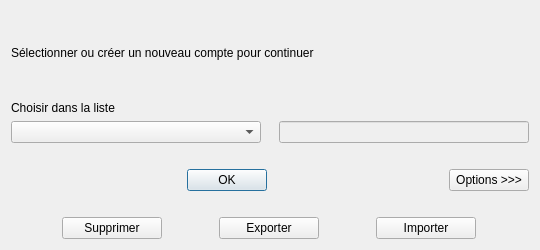
<?xml version="1.0" encoding="UTF-8"?>
<ui version="4.0">
 <class>UserWindow</class>
 <widget class="QDialog" name="UserWindow">
  <property name="windowModality">
   <enum>Qt::ApplicationModal</enum>
  </property>
  <property name="geometry">
   <rect>
    <x>0</x>
    <y>0</y>
    <width>540</width>
    <height>250</height>
   </rect>
  </property>
  <property name="sizePolicy">
   <sizepolicy hsizetype="Fixed" vsizetype="Fixed">
    <horstretch>0</horstretch>
    <verstretch>0</verstretch>
   </sizepolicy>
  </property>
  <property name="minimumSize">
   <size>
    <width>540</width>
    <height>180</height>
   </size>
  </property>
  <property name="maximumSize">
   <size>
    <width>540</width>
    <height>250</height>
   </size>
  </property>
  <property name="windowTitle">
   <string>Sélectionner un compte</string>
  </property>
  <property name="windowIcon">
   <iconset resource="resUsr.qrc">
    <normaloff>:/icons/img/1.ico</normaloff>:/icons/img/1.ico</iconset>
  </property>
  <layout class="QVBoxLayout" name="verticalLayout">
   <item>
    <widget class="QLabel" name="labelSelect">
     <property name="text">
      <string>Sélectionner ou créer un nouveau compte pour continuer</string>
     </property>
    </widget>
   </item>
   <item>
    <layout class="QHBoxLayout" name="horizontalLayout_4">
     <item>
      <widget class="QLabel" name="label">
       <property name="sizePolicy">
        <sizepolicy hsizetype="Expanding" vsizetype="Fixed">
         <horstretch>0</horstretch>
         <verstretch>0</verstretch>
        </sizepolicy>
       </property>
       <property name="text">
        <string>Choisir dans la liste</string>
       </property>
      </widget>
     </item>
    </layout>
   </item>
   <item>
    <layout class="QHBoxLayout" name="horizontalLayout">
     <item>
      <widget class="QComboBox" name="comboBoxAccount">
       <property name="sizePolicy">
        <sizepolicy hsizetype="Fixed" vsizetype="Fixed">
         <horstretch>0</horstretch>
         <verstretch>0</verstretch>
        </sizepolicy>
       </property>
       <property name="minimumSize">
        <size>
         <width>250</width>
         <height>0</height>
        </size>
       </property>
      </widget>
     </item>
     <item>
      <spacer name="horizontalSpacer_2">
       <property name="orientation">
        <enum>Qt::Horizontal</enum>
       </property>
       <property name="sizeType">
        <enum>QSizePolicy::Expanding</enum>
       </property>
       <property name="sizeHint" stdset="0">
        <size>
         <width>20</width>
         <height>20</height>
        </size>
       </property>
      </spacer>
     </item>
     <item>
      <widget class="QLineEdit" name="lineEditNewName">
       <property name="enabled">
        <bool>false</bool>
       </property>
       <property name="sizePolicy">
        <sizepolicy hsizetype="Fixed" vsizetype="Fixed">
         <horstretch>0</horstretch>
         <verstretch>0</verstretch>
        </sizepolicy>
       </property>
       <property name="minimumSize">
        <size>
         <width>250</width>
         <height>0</height>
        </size>
       </property>
      </widget>
     </item>
    </layout>
   </item>
   <item>
    <layout class="QHBoxLayout" name="horizontalLayout_3">
     <item>
      <spacer name="horizontalSpacer">
       <property name="orientation">
        <enum>Qt::Horizontal</enum>
       </property>
       <property name="sizeHint" stdset="0">
        <size>
         <width>40</width>
         <height>20</height>
        </size>
       </property>
      </spacer>
     </item>
    </layout>
   </item>
   <item>
    <layout class="QHBoxLayout" name="horizontalLayout_2">
     <item>
      <spacer name="horizontalSpacer_3">
       <property name="orientation">
        <enum>Qt::Horizontal</enum>
       </property>
       <property name="sizeHint" stdset="0">
        <size>
         <width>40</width>
         <height>20</height>
        </size>
       </property>
      </spacer>
     </item>
     <item>
      <widget class="QPushButton" name="pushButtonOK">
       <property name="maximumSize">
        <size>
         <width>100</width>
         <height>16777215</height>
        </size>
       </property>
       <property name="text">
        <string>OK</string>
       </property>
      </widget>
     </item>
     <item>
      <spacer name="horizontalSpacer_4">
       <property name="orientation">
        <enum>Qt::Horizontal</enum>
       </property>
       <property name="sizeHint" stdset="0">
        <size>
         <width>40</width>
         <height>20</height>
        </size>
       </property>
      </spacer>
     </item>
     <item>
      <widget class="QPushButton" name="pushButtonOption">
       <property name="maximumSize">
        <size>
         <width>120</width>
         <height>16777215</height>
        </size>
       </property>
       <property name="text">
        <string>Options &gt;&gt;&gt;</string>
       </property>
      </widget>
     </item>
    </layout>
   </item>
   <item>
    <spacer name="verticalSpacer">
     <property name="orientation">
      <enum>Qt::Vertical</enum>
     </property>
     <property name="sizeType">
      <enum>QSizePolicy::Minimum</enum>
     </property>
     <property name="sizeHint" stdset="0">
      <size>
       <width>20</width>
       <height>20</height>
      </size>
     </property>
    </spacer>
   </item>
   <item>
    <layout class="QHBoxLayout" name="horizontalLayout_5">
     <item>
      <widget class="QPushButton" name="pushButtonDelete">
       <property name="sizePolicy">
        <sizepolicy hsizetype="Minimum" vsizetype="Fixed">
         <horstretch>0</horstretch>
         <verstretch>0</verstretch>
        </sizepolicy>
       </property>
       <property name="maximumSize">
        <size>
         <width>100</width>
         <height>16777215</height>
        </size>
       </property>
       <property name="text">
        <string>Supprimer</string>
       </property>
      </widget>
     </item>
     <item>
      <widget class="QPushButton" name="pushButtonExport">
       <property name="maximumSize">
        <size>
         <width>100</width>
         <height>16777215</height>
        </size>
       </property>
       <property name="text">
        <string>Exporter</string>
       </property>
      </widget>
     </item>
     <item>
      <widget class="QPushButton" name="pushButtonImport">
       <property name="maximumSize">
        <size>
         <width>100</width>
         <height>16777215</height>
        </size>
       </property>
       <property name="text">
        <string>Importer</string>
       </property>
      </widget>
     </item>
    </layout>
   </item>
  </layout>
 </widget>
 <resources>
  <include location="resUsr.qrc"/>
 </resources>
 <connections/>
</ui>
